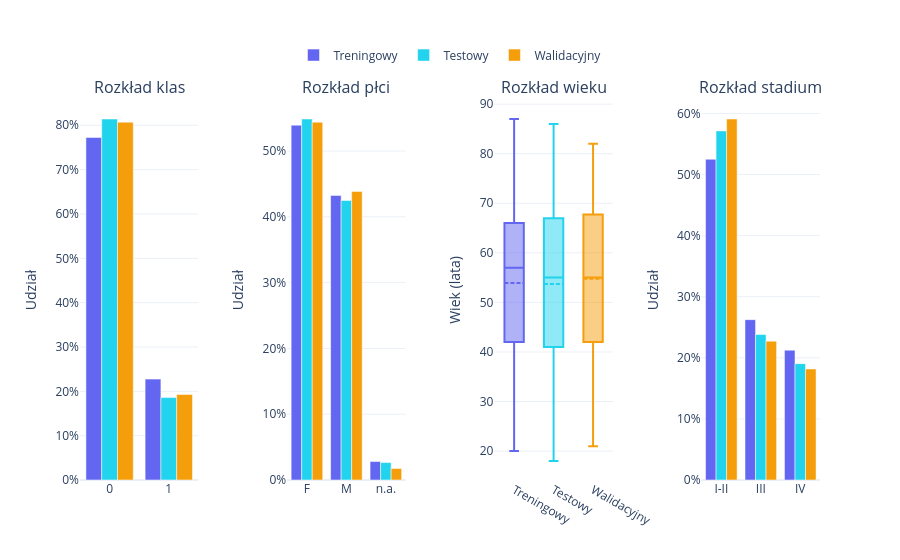

Source (notebook cell):
### Markdown cell above
### 3.1. Split balance overview

Class counts, proportions, and demographic distributions across train/test/validation splits.

### Code cell
split_summary = pd.DataFrame({
    'Train': y_train.value_counts().sort_index(),
    'Validation': y_valid.value_counts().sort_index(),
    'Test': y_test.value_counts().sort_index(),
})
split_summary.index = [le.inverse_transform([i])[0] for i in split_summary.index]

split_pct = pd.DataFrame({
    'Train (%)': y_train.value_counts(normalize=True).sort_index() * 100,
    'Validation (%)': y_valid.value_counts(normalize=True).sort_index() * 100,
    'Test (%)': y_test.value_counts(normalize=True).sort_index() * 100,
})
split_pct.index = split_summary.index
combined = pd.DataFrame({
    'Train': split_summary['Train'].astype(str) + ' (' + split_pct['Train (%)'].round(1).astype(str) + '%)',
    'Validation': split_summary['Validation'].astype(str) + ' (' + split_pct['Validation (%)'].round(1).astype(str) + '%)',
    'Test': split_summary['Test'].astype(str) + ' (' + split_pct['Test (%)'].round(1).astype(str) + '%)',
})

totals = split_summary.sum()
combined.loc['Total'] = [str(totals['Train']), str(totals['Validation']), str(totals['Test'])]

display(combined)

stage_col = ds.meta['Stage'].copy()
stage_col = stage_col.replace({'I': 'I-II', 'II': 'I-II'})

plot_split_balance({
    'Train': (y_train, ds.sex.loc[X_train.index], ds.age.loc[X_train.index], ds.meta["Stage"].loc[X_train.index].replace({'I': 'I-II', 'II': 'I-II'})),
    'Test':  (y_test,  ds.sex.loc[X_test.index],  ds.age.loc[X_test.index],  ds.meta["Stage"].loc[X_test.index].replace({'I': 'I-II', 'II': 'I-II'})),
    'Valid': (y_valid, ds.sex.loc[X_valid.index], ds.age.loc[X_valid.index], ds.meta["Stage"].loc[X_valid.index].replace({'I': 'I-II', 'II': 'I-II'})),
})

### Figure 1 — Plotly figure (JSON) as saved in the notebook; plotly's stock layout.template omitted (floating-point values rounded to 4 significant figures; data arrays with more than 128 entries replaced by an {"elided": "..."} marker saying what was removed)
{"data": [{"marker": {"color": "#6366f1"}, "name": "Treningowy", "showlegend": true, "x": [0, 1], "y": [0.7725, 0.2275], "type": "bar", "xaxis": "x", "yaxis": "y"}, {"marker": {"color": "#6366f1"}, "name": "Treningowy", "showlegend": false, "x": ["F", "M", "n.a."], "y": [0.5393, 0.4326, 0.02809], "type": "bar", "xaxis": "x2", "yaxis": "y2"}, {"boxmean": true, "marker": {"color": "#6366f1"}, "name": "Treningowy", "showlegend": false, "y": {"elided": "356 float values"}, "type": "box", "xaxis": "x3", "yaxis": "y3"}, {"marker": {"color": "#6366f1"}, "name": "Treningowy", "showlegend": false, "x": ["I-II", "III", "IV"], "y": [0.525, 0.2625, 0.2125], "type": "bar", "xaxis": "x4", "yaxis": "y4"}, {"marker": {"color": "#22d3ee"}, "name": "Testowy", "showlegend": true, "x": [0, 1], "y": [0.8142, 0.1858], "type": "bar", "xaxis": "x", "yaxis": "y"}, {"marker": {"color": "#22d3ee"}, "name": "Testowy", "showlegend": false, "x": ["F", "M", "n.a."], "y": [0.5487, 0.4248, 0.02655], "type": "bar", "xaxis": "x2", "yaxis": "y2"}, {"boxmean": true, "marker": {"color": "#22d3ee"}, "name": "Testowy", "showlegend": false, "y": [44.0, 18.0, 68.0, 20.0, 52.0, 77.0, 24.0, 55.0, 53.0, 37.0, 68.0, 65.0, 86.0, 81.0, 64.0, NaN, 27.0, 46.0, 41.0, 63.0, NaN, 54.0, 58.0, 56.0, 67.0, 59.0, 75.0, 27.0, 33.0, 60.0, 56.0, 63.0, 52.0, 74.0, 40.0, 51.0, 51.0, 55.0, 44.0, 66.0, 41.0, 64.0, 69.0, 22.0, 76.0, 78.0, 41.0, 21.0, 48.0, 67.0, NaN, 67.0, 74.0, 71.0, 40.0, 68.0, 53.0, 25.0, 40.0, 79.0, 64.0, 23.0, 52.0, 54.0, 60.0, 67.0, NaN, 51.0, 26.0, 39.0, 77.0, 65.0, 26.0, 60.0, 61.0, 45.0, NaN, 60.0, 22.0, 80.0, 18.0, 77.0, 63.0, 61.0, 38.0, 36.0, 62.0, 80.0, 40.0, 51.0, 54.0, 49.0, 51.0, 40.0, 52.0, 55.0, 47.0, 67.0, 29.0, 38.0, 64.0, 51.0, 57.0, 61.0, 77.0, 65.0, 46.0, 71.0, 67.0, 42.0, 67.0, 67.0, 51.0], "type": "box", "xaxis": "x3", "yaxis": "y3"}, {"marker": {"color": "#22d3ee"}, "name": "Testowy", "showlegend": false, "x": ["I-II", "III", "IV"], "y": [0.5714, 0.2381, 0.1905], "type": "bar", "xaxis": "x4", "yaxis": "y4"}, {"marker": {"color": "#f59e0b"}, "name": "Walidacyjny", "showlegend": true, "x": [0, 1], "y": [0.807, 0.193], "type": "bar", "xaxis": "x", "yaxis": "y"}, {"marker": {"color": "#f59e0b"}, "name": "Walidacyjny", "showlegend": false, "x": ["F", "M", "n.a."], "y": [0.5439, 0.4386, 0.01754], "type": "bar", "xaxis": "x2", "yaxis": "y2"}, {"boxmean": true, "marker": {"color": "#f59e0b"}, "name": "Walidacyjny", "showlegend": false, "y": [80.0, 71.0, 54.0, 74.0, 61.0, 39.0, 34.0, 34.0, 51.0, 61.0, 21.0, 29.0, 55.0, 64.0, NaN, 69.0, 70.0, 79.0, 63.0, 50.0, 60.0, 69.0, 42.0, 62.0, 39.0, 55.0, 60.0, 53.0, 35.0, 60.0, 78.0, 35.0, 54.0, 76.0, 56.0, 74.0, 68.0, 40.0, 58.0, 62.0, 73.0, 82.0, 61.0, 28.0, 55.0, 59.0, 24.0, 30.0, 70.0, 54.0, 29.0, 27.0, 51.0, 55.0, 79.0, 47.0, 41.0, 78.0, 43.0, 65.0, 64.0, 43.0, 30.0, 55.0, 24.0, 47.0, 67.0, 29.0, 67.0, 74.0, 32.0, 48.0, 56.0, 69.0, 67.0, 52.0, 31.0, 52.0, 50.0, 60.0, 34.0, NaN, 66.0, 41.0, 78.0, 75.0, 53.0, 71.0, 36.0, 53.0, 37.0, 72.0, 63.0, 53.0, 54.0, 75.0, NaN, 24.0, 76.0, 42.0, 75.0, 55.0, 39.0, 64.0, 53.0, 49.0, 67.0, 73.0, 72.0, 81.0, 47.0, 21.0, 55.0, 64.0], "type": "box", "xaxis": "x3", "yaxis": "y3"}, {"marker": {"color": "#f59e0b"}, "name": "Walidacyjny", "showlegend": false, "x": ["I-II", "III", "IV"], "y": [0.5909, 0.2273, 0.1818], "type": "bar", "xaxis": "x4", "yaxis": "y4"}], "layout": {"xaxis": {"anchor": "y", "domain": [0.0, 0.16]}, "yaxis": {"anchor": "x", "domain": [0.0, 1.0], "title": {"text": "Udział"}, "tickformat": ".0%"}, "xaxis2": {"anchor": "y2", "domain": [0.28, 0.44]}, "yaxis2": {"anchor": "x2", "domain": [0.0, 1.0], "title": {"text": "Udział"}, "tickformat": ".0%"}, "xaxis3": {"anchor": "y3", "domain": [0.56, 0.72]}, "yaxis3": {"anchor": "x3", "domain": [0.0, 1.0], "title": {"text": "Wiek (lata)"}}, "xaxis4": {"anchor": "y4", "domain": [0.84, 1.0]}, "yaxis4": {"anchor": "x4", "domain": [0.0, 1.0], "title": {"text": "Udział"}, "tickformat": ".0%"}, "annotations": [{"font": {"size": 16}, "showarrow": false, "text": "Rozkład klas", "x": 0.08, "xanchor": "center", "xref": "paper", "y": 1.0, "yanchor": "bottom", "yref": "paper"}, {"font": {"size": 16}, "showarrow": false, "text": "Rozkład płci", "x": 0.36, "xanchor": "center", "xref": "paper", "y": 1.0, "yanchor": "bottom", "yref": "paper"}, {"font": {"size": 16}, "showarrow": false, "text": "Rozkład wieku", "x": 0.64, "xanchor": "center", "xref": "paper", "y": 1.0, "yanchor": "bottom", "yref": "paper"}, {"font": {"size": 16}, "showarrow": false, "text": "Rozkład stadium", "x": 0.92, "xanchor": "center", "xref": "paper", "y": 1.0, "yanchor": "bottom", "yref": "paper"}], "title": {"text": ""}, "legend": {"orientation": "h", "yanchor": "bottom", "y": 1.08, "xanchor": "center", "x": 0.5}, "barmode": "group", "plot_bgcolor": "white", "paper_bgcolor": "white"}}
